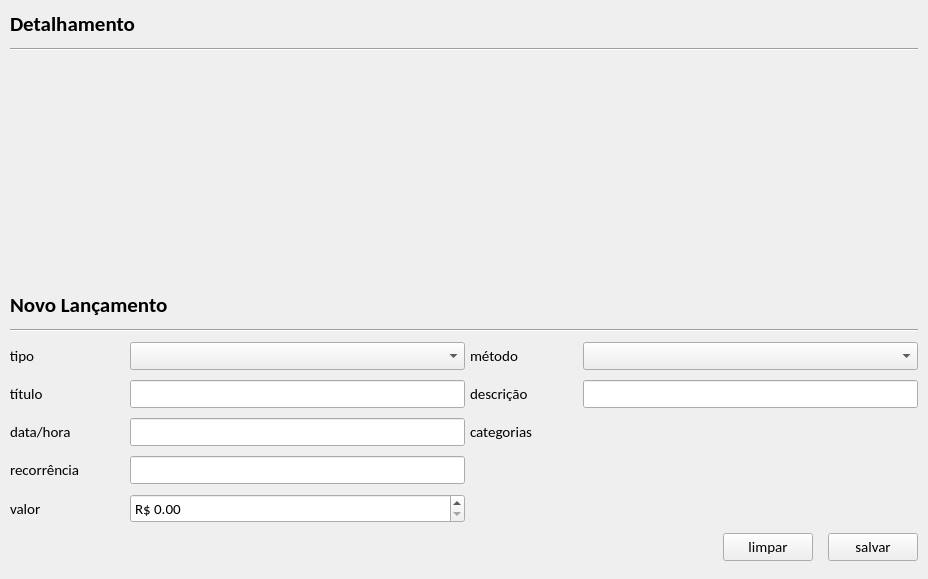
<?xml version="1.0" encoding="UTF-8"?>
<ui version="4.0">
 <class>Registros</class>
 <widget class="QWidget" name="Registros">
  <property name="geometry">
   <rect>
    <x>0</x>
    <y>0</y>
    <width>928</width>
    <height>579</height>
   </rect>
  </property>
  <property name="font">
   <font>
    <family>Calibri</family>
    <pointsize>11</pointsize>
   </font>
  </property>
  <property name="windowTitle">
   <string>Form</string>
  </property>
  <layout class="QVBoxLayout" name="verticalLayout">
   <property name="spacing">
    <number>0</number>
   </property>
   <property name="leftMargin">
    <number>0</number>
   </property>
   <property name="topMargin">
    <number>0</number>
   </property>
   <property name="rightMargin">
    <number>0</number>
   </property>
   <property name="bottomMargin">
    <number>0</number>
   </property>
   <item>
    <widget class="QScrollArea" name="scrollArea">
     <property name="frameShape">
      <enum>QFrame::NoFrame</enum>
     </property>
     <property name="widgetResizable">
      <bool>true</bool>
     </property>
     <widget class="QWidget" name="scrollAreaWidgetContents">
      <property name="geometry">
       <rect>
        <x>0</x>
        <y>0</y>
        <width>928</width>
        <height>579</height>
       </rect>
      </property>
      <layout class="QVBoxLayout" name="verticalLayout_2">
       <property name="spacing">
        <number>10</number>
       </property>
       <property name="leftMargin">
        <number>0</number>
       </property>
       <property name="topMargin">
        <number>0</number>
       </property>
       <property name="rightMargin">
        <number>0</number>
       </property>
       <property name="bottomMargin">
        <number>0</number>
       </property>
       <item>
        <widget class="QWidget" name="widDetalhamento" native="true">
         <layout class="QVBoxLayout" name="verticalLayout_4">
          <property name="spacing">
           <number>10</number>
          </property>
          <property name="leftMargin">
           <number>10</number>
          </property>
          <property name="topMargin">
           <number>10</number>
          </property>
          <property name="rightMargin">
           <number>10</number>
          </property>
          <property name="bottomMargin">
           <number>10</number>
          </property>
          <item>
           <widget class="QWidget" name="widget_6" native="true">
            <layout class="QHBoxLayout" name="horizontalLayout_3">
             <property name="leftMargin">
              <number>0</number>
             </property>
             <property name="topMargin">
              <number>0</number>
             </property>
             <property name="rightMargin">
              <number>0</number>
             </property>
             <property name="bottomMargin">
              <number>0</number>
             </property>
             <item>
              <widget class="QLabel" name="label_10">
               <property name="font">
                <font>
                 <pointsize>16</pointsize>
                 <weight>75</weight>
                 <bold>true</bold>
                </font>
               </property>
               <property name="text">
                <string>Detalhamento</string>
               </property>
              </widget>
             </item>
             <item>
              <spacer name="horizontalSpacer_3">
               <property name="orientation">
                <enum>Qt::Horizontal</enum>
               </property>
               <property name="sizeHint" stdset="0">
                <size>
                 <width>40</width>
                 <height>20</height>
                </size>
               </property>
              </spacer>
             </item>
             <item>
              <widget class="QPushButton" name="pushButton_7">
               <property name="cursor">
                <cursorShape>PointingHandCursor</cursorShape>
               </property>
               <property name="styleSheet">
                <string notr="true">p</string>
               </property>
               <property name="text">
                <string/>
               </property>
               <property name="icon">
                <iconset>
                 <normalon>:/root/icons/Trash 2.png</normalon>
                </iconset>
               </property>
               <property name="iconSize">
                <size>
                 <width>18</width>
                 <height>18</height>
                </size>
               </property>
               <property name="default">
                <bool>false</bool>
               </property>
               <property name="flat">
                <bool>true</bool>
               </property>
              </widget>
             </item>
            </layout>
           </widget>
          </item>
          <item>
           <widget class="Line" name="line_2">
            <property name="orientation">
             <enum>Qt::Horizontal</enum>
            </property>
           </widget>
          </item>
          <item>
           <widget class="QWidget" name="widget_5" native="true">
            <property name="minimumSize">
             <size>
              <width>0</width>
              <height>200</height>
             </size>
            </property>
           </widget>
          </item>
         </layout>
        </widget>
       </item>
       <item>
        <widget class="QWidget" name="widNovoLancamento" native="true">
         <layout class="QVBoxLayout" name="verticalLayout_3">
          <property name="spacing">
           <number>10</number>
          </property>
          <property name="leftMargin">
           <number>10</number>
          </property>
          <property name="topMargin">
           <number>10</number>
          </property>
          <property name="rightMargin">
           <number>10</number>
          </property>
          <property name="bottomMargin">
           <number>10</number>
          </property>
          <item>
           <widget class="QWidget" name="widget" native="true">
            <layout class="QHBoxLayout" name="horizontalLayout">
             <property name="leftMargin">
              <number>0</number>
             </property>
             <property name="topMargin">
              <number>0</number>
             </property>
             <property name="rightMargin">
              <number>0</number>
             </property>
             <property name="bottomMargin">
              <number>0</number>
             </property>
             <item>
              <widget class="QLabel" name="label">
               <property name="font">
                <font>
                 <pointsize>16</pointsize>
                 <weight>75</weight>
                 <bold>true</bold>
                </font>
               </property>
               <property name="text">
                <string>Novo Lançamento</string>
               </property>
              </widget>
             </item>
             <item>
              <spacer name="horizontalSpacer_2">
               <property name="orientation">
                <enum>Qt::Horizontal</enum>
               </property>
               <property name="sizeHint" stdset="0">
                <size>
                 <width>40</width>
                 <height>20</height>
                </size>
               </property>
              </spacer>
             </item>
             <item>
              <widget class="QPushButton" name="pushButton">
               <property name="cursor">
                <cursorShape>PointingHandCursor</cursorShape>
               </property>
               <property name="styleSheet">
                <string notr="true">p</string>
               </property>
               <property name="text">
                <string/>
               </property>
               <property name="icon">
                <iconset>
                 <normalon>:/root/icons/Trash 2.png</normalon>
                </iconset>
               </property>
               <property name="iconSize">
                <size>
                 <width>18</width>
                 <height>18</height>
                </size>
               </property>
               <property name="default">
                <bool>false</bool>
               </property>
               <property name="flat">
                <bool>true</bool>
               </property>
              </widget>
             </item>
            </layout>
           </widget>
          </item>
          <item>
           <widget class="Line" name="line">
            <property name="orientation">
             <enum>Qt::Horizontal</enum>
            </property>
           </widget>
          </item>
          <item>
           <widget class="QWidget" name="widget_2" native="true">
            <property name="styleSheet">
             <string notr="true"/>
            </property>
            <layout class="QGridLayout" name="gridLayout">
             <property name="leftMargin">
              <number>0</number>
             </property>
             <property name="topMargin">
              <number>0</number>
             </property>
             <property name="rightMargin">
              <number>0</number>
             </property>
             <property name="bottomMargin">
              <number>0</number>
             </property>
             <property name="horizontalSpacing">
              <number>5</number>
             </property>
             <property name="verticalSpacing">
              <number>10</number>
             </property>
             <item row="2" column="5" rowspan="3">
              <widget class="QWidget" name="widget_3" native="true"/>
             </item>
             <item row="1" column="5">
              <widget class="QLineEdit" name="lineEdit_5"/>
             </item>
             <item row="0" column="2">
              <widget class="QComboBox" name="comboBox"/>
             </item>
             <item row="3" column="0">
              <widget class="QLabel" name="label_5">
               <property name="text">
                <string>recorrência</string>
               </property>
              </widget>
             </item>
             <item row="0" column="5">
              <widget class="QComboBox" name="comboBox_2"/>
             </item>
             <item row="1" column="2">
              <widget class="QLineEdit" name="lineEdit"/>
             </item>
             <item row="2" column="0">
              <widget class="QLabel" name="label_4">
               <property name="text">
                <string>data/hora</string>
               </property>
              </widget>
             </item>
             <item row="0" column="3">
              <widget class="QLabel" name="label_7">
               <property name="text">
                <string>método</string>
               </property>
              </widget>
             </item>
             <item row="4" column="0">
              <widget class="QLabel" name="label_6">
               <property name="text">
                <string>valor</string>
               </property>
              </widget>
             </item>
             <item row="1" column="3">
              <widget class="QLabel" name="label_8">
               <property name="text">
                <string>descrição</string>
               </property>
              </widget>
             </item>
             <item row="2" column="3">
              <widget class="QLabel" name="label_9">
               <property name="text">
                <string>categorias</string>
               </property>
              </widget>
             </item>
             <item row="4" column="2">
              <widget class="QDoubleSpinBox" name="doubleSpinBox">
               <property name="wrapping">
                <bool>false</bool>
               </property>
               <property name="alignment">
                <set>Qt::AlignLeading|Qt::AlignLeft|Qt::AlignVCenter</set>
               </property>
               <property name="buttonSymbols">
                <enum>QAbstractSpinBox::UpDownArrows</enum>
               </property>
               <property name="showGroupSeparator" stdset="0">
                <bool>false</bool>
               </property>
               <property name="prefix">
                <string>R$ </string>
               </property>
               <property name="maximum">
                <double>99999999999.990005493164063</double>
               </property>
              </widget>
             </item>
             <item row="0" column="0">
              <widget class="QLabel" name="label_2">
               <property name="text">
                <string>tipo</string>
               </property>
              </widget>
             </item>
             <item row="2" column="1">
              <widget class="QPushButton" name="pushButton_2">
               <property name="sizePolicy">
                <sizepolicy hsizetype="Fixed" vsizetype="Fixed">
                 <horstretch>0</horstretch>
                 <verstretch>0</verstretch>
                </sizepolicy>
               </property>
               <property name="cursor">
                <cursorShape>PointingHandCursor</cursorShape>
               </property>
               <property name="text">
                <string/>
               </property>
               <property name="icon">
                <iconset>
                 <normalon>Assets/icons/Info.png</normalon>
                </iconset>
               </property>
               <property name="iconSize">
                <size>
                 <width>18</width>
                 <height>18</height>
                </size>
               </property>
               <property name="flat">
                <bool>true</bool>
               </property>
              </widget>
             </item>
             <item row="2" column="2">
              <widget class="QLineEdit" name="lineEdit_2"/>
             </item>
             <item row="3" column="1">
              <widget class="QPushButton" name="pushButton_3">
               <property name="cursor">
                <cursorShape>PointingHandCursor</cursorShape>
               </property>
               <property name="text">
                <string/>
               </property>
               <property name="icon">
                <iconset>
                 <normalon>Assets/icons/Info.png</normalon>
                </iconset>
               </property>
               <property name="iconSize">
                <size>
                 <width>18</width>
                 <height>18</height>
                </size>
               </property>
               <property name="flat">
                <bool>true</bool>
               </property>
              </widget>
             </item>
             <item row="1" column="0">
              <widget class="QLabel" name="label_3">
               <property name="text">
                <string>título</string>
               </property>
              </widget>
             </item>
             <item row="2" column="4">
              <widget class="QPushButton" name="pushButton_4">
               <property name="sizePolicy">
                <sizepolicy hsizetype="Fixed" vsizetype="Fixed">
                 <horstretch>0</horstretch>
                 <verstretch>0</verstretch>
                </sizepolicy>
               </property>
               <property name="cursor">
                <cursorShape>PointingHandCursor</cursorShape>
               </property>
               <property name="text">
                <string/>
               </property>
               <property name="icon">
                <iconset>
                 <normalon>:/root/icons/Edit 2.png</normalon>
                </iconset>
               </property>
               <property name="iconSize">
                <size>
                 <width>18</width>
                 <height>18</height>
                </size>
               </property>
               <property name="flat">
                <bool>true</bool>
               </property>
              </widget>
             </item>
             <item row="3" column="2">
              <widget class="QLineEdit" name="lineEdit_3"/>
             </item>
             <item row="5" column="0" colspan="6">
              <widget class="QWidget" name="widget_4" native="true">
               <layout class="QHBoxLayout" name="horizontalLayout_2">
                <property name="spacing">
                 <number>15</number>
                </property>
                <property name="leftMargin">
                 <number>0</number>
                </property>
                <property name="topMargin">
                 <number>0</number>
                </property>
                <property name="rightMargin">
                 <number>0</number>
                </property>
                <property name="bottomMargin">
                 <number>0</number>
                </property>
                <item>
                 <spacer name="horizontalSpacer">
                  <property name="orientation">
                   <enum>Qt::Horizontal</enum>
                  </property>
                  <property name="sizeHint" stdset="0">
                   <size>
                    <width>40</width>
                    <height>20</height>
                   </size>
                  </property>
                 </spacer>
                </item>
                <item>
                 <widget class="QPushButton" name="btnLimpar">
                  <property name="minimumSize">
                   <size>
                    <width>90</width>
                    <height>0</height>
                   </size>
                  </property>
                  <property name="text">
                   <string>limpar</string>
                  </property>
                 </widget>
                </item>
                <item>
                 <widget class="QPushButton" name="btnSalvar">
                  <property name="minimumSize">
                   <size>
                    <width>90</width>
                    <height>0</height>
                   </size>
                  </property>
                  <property name="text">
                   <string>salvar</string>
                  </property>
                 </widget>
                </item>
               </layout>
              </widget>
             </item>
            </layout>
           </widget>
          </item>
         </layout>
        </widget>
       </item>
       <item>
        <spacer name="verticalSpacer">
         <property name="orientation">
          <enum>Qt::Vertical</enum>
         </property>
         <property name="sizeHint" stdset="0">
          <size>
           <width>20</width>
           <height>40</height>
          </size>
         </property>
        </spacer>
       </item>
      </layout>
     </widget>
    </widget>
   </item>
  </layout>
 </widget>
 <resources>
  <include location="Assets/resource.qrc"/>
 </resources>
 <connections/>
</ui>
